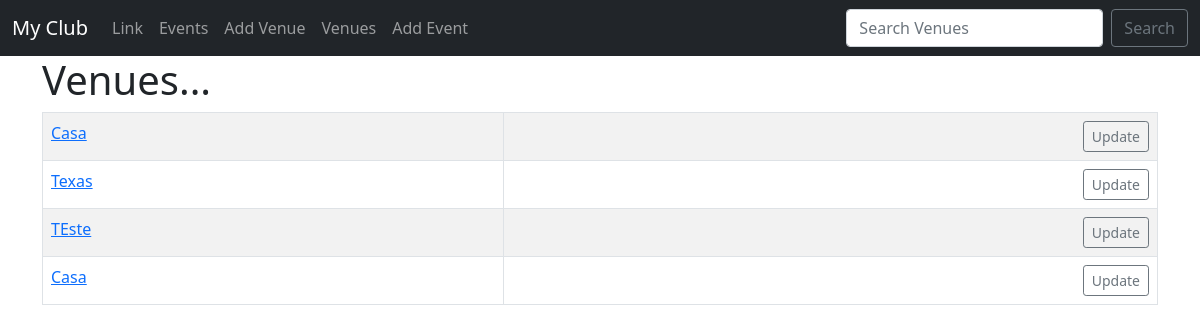
Before: /list_venues/ with the older database file.
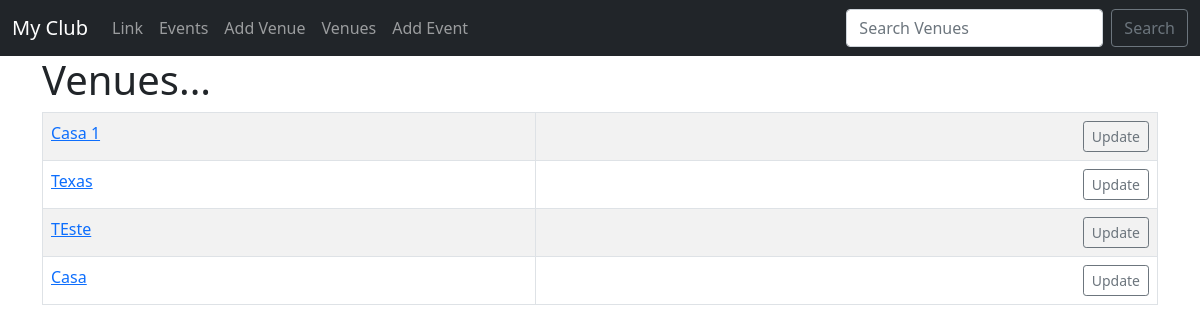
After: the same page with the newer database file.
### events/models.py (models this page shows)
class Venue(models.Model):
    name = models.CharField("Venue name", max_length=120)
    address = models.CharField(max_length=300)
    zip_code = models.CharField('Zip code', max_length=15)
    phone = models.CharField('contactphone', max_length=25)
    web = models.URLField('Website Adress' )
    email_address = models.EmailField('Email address', blank=True)
    def __str__(self):
        return self.name

### events/views.py (the view)
# urls.py: path('list_venues/', views.list_venues, name="list-venues"),#Vai para lista de venues
def list_venues(request):
    venue_list = Venue.objects.all()#Puxa todos os dados q estao no banco de dados conforme a tabela
    context = {
        "venue_list": venue_list
    }
    return render(request, 'events/venue.html', context)

### events/templates/events/venue.html
{% extends 'events/base.html' %}
{% block content %}
    <h1>Venues...</h1>
    <table class="table table-striped table-hover table-bordered">
        {% for venue in venue_list %}
        <tr>
            <td><a href="{% url 'show-venue' venue.id %}">{{ venue }}</a> <br></td>
            <td align="right"><a href="{% url 'update-venue' venue.id %}" class="btn btn-outline-secondary btn-sm">Update</a> </td>
        </tr>
        {% endfor %}
    </table>
{% endblock %}

Changed rows visible on the page:
changed Venue: name "Casa" → "Casa 1"
